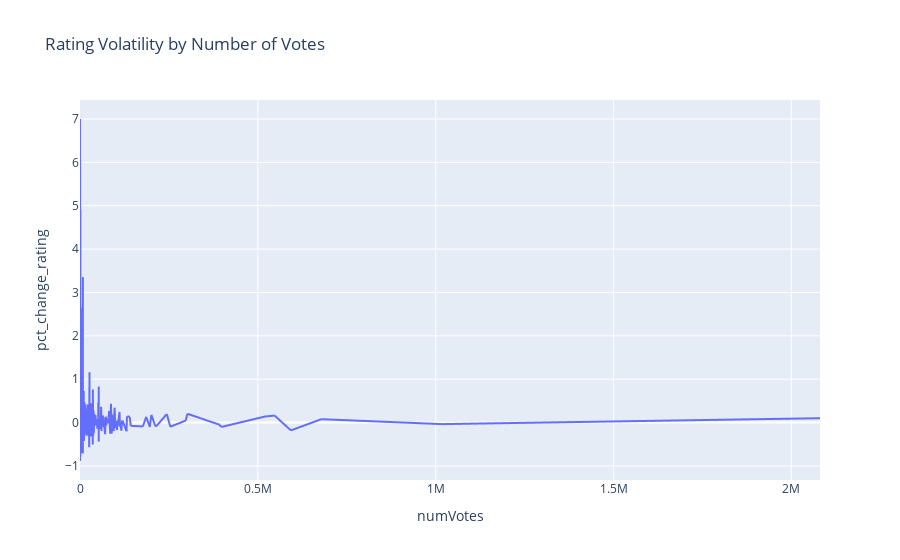

Notebook source saved alongside this figure:
### Code cell
media_titles_sample = media_titles.sample(n=10000, random_state=1).copy()  # take a sample of the media titles dataframe
media_titles_sample = media_titles_sample.sort_values(by=['numVotes']).set_index(['numVotes']) # sort the dataframe by the number of votes
media_titles_sample['pct_change_rating'] = media_titles_sample.averageRating.pct_change() # caluculate a rolling percent change on the same
# this will tell us for each subsequent row, how much the averageRating changed.  Higher values here indicate volatility
media_titles_sample.reset_index(inplace=True)
fig = px.line(media_titles_sample, x='numVotes', y='pct_change_rating', title='Rating Volatility by Number of Votes')
fig.show()

### Figure 1 — Plotly figure (JSON) as saved in the notebook; plotly's stock layout.template omitted (floating-point values rounded to 4 significant figures; data arrays with more than 128 entries replaced by an {"elided": "..."} marker saying what was removed)
{"data": [{"hovertemplate": "numVotes=%{x}<br>pct_change_rating=%{y}<extra></extra>", "legendgroup": "", "line": {"color": "#636efa", "dash": "solid"}, "mode": "lines", "name": "", "showlegend": false, "type": "scattergl", "x": {"elided": "10000 int values"}, "xaxis": "x", "y": {"elided": "10000 float values"}, "yaxis": "y"}], "layout": {"legend": {"tracegroupgap": 0}, "title": {"text": "Rating Volatility by Number of Votes"}, "xaxis": {"anchor": "y", "domain": [0, 1], "title": {"text": "numVotes"}}, "yaxis": {"anchor": "x", "domain": [0, 1], "title": {"text": "pct_change_rating"}}}}
